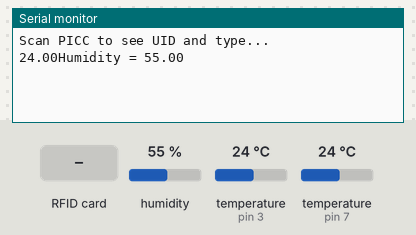
Simulated run of this sketch. Board: Arduino Uno, built with avr-gcc and run on an emulated ATmega328P. Parts: the last lines printed to the serial monitor. Inputs (shaded band) come from the test bench; at power-on: humidity 55 %, temperature (sensors on pin 3, pin 7) 24 °C.

Above: at 1.2 s.
1.3 s: RFID card 5E 7A 19 C4 held to the reader
At 2.8 s:
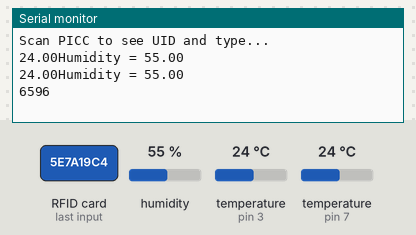
3.1 s: humidity set to 22 %
At 4.5 s:
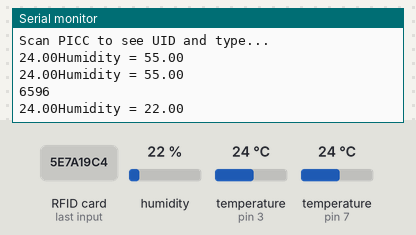
4.6 s: temperature (sensor on pin 3) set to 12 °C
At 5.7 s:
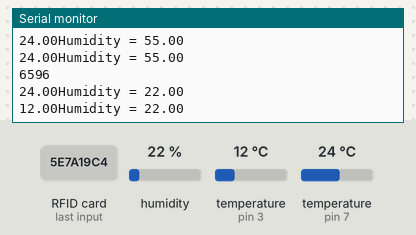
6.1 s: humidity set to 40 %
At 6.7 s:
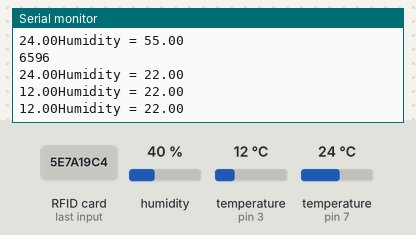
7.6 s: temperature (sensor on pin 3) set to 19 °C
At 8.3 s:
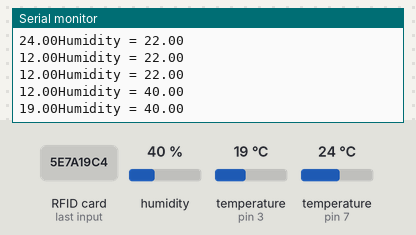
Timing chart, 0 to 10.1 s (numbered marks = the images above; inputs shaded):
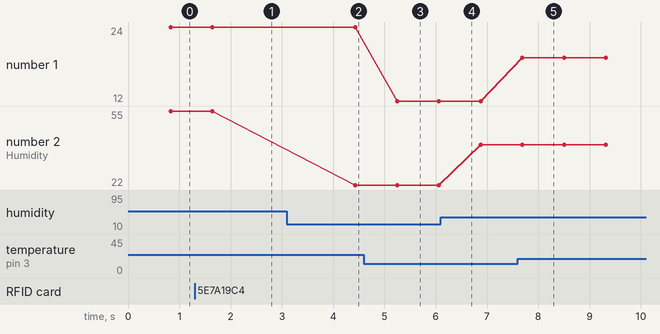

Measured:
- after the input at 1.3 s, the serial monitor: prints a new line after 0.39 s (image 1)
- after the input at 3.1 s, the serial monitor: prints a new line after 1.3 s (image 2)
- after the input at 4.6 s, the serial monitor: prints a new line after 0.65 s (image 3)
- after the input at 7.6 s, the serial monitor: prints a new line after 0.09 s (image 5)
- plotted number 1: 24 → 12 after the input at 4.6 s, 12 → 19 after the input at 7.6 s
- plotted number 2: 55 → 22 after the input at 3.1 s, 22 → 40 after the input at 6.1 s

The sketch:

integrate.ino
```cpp
#include <dht.h>
dht DHT;
#include <MFRC522.h>
#include <SPI.h>
#include <MFRC522.h>

#define DHT11_PIN 7
#define SS_PIN 10     //RFID Slave Select
#define RST_PIN 9     //RFID Reset
MFRC522 mfrc522(SS_PIN, RST_PIN);
#include <OneWire.h>
#include <DallasTemperature.h>
#define ONE_WIRE_BUS 3
OneWire oneWire(ONE_WIRE_BUS);

DallasTemperature sensors(&oneWire);

void setup(void)
{
  Serial.begin(9600);
  sensors.begin();
  SPI.begin();      // Init SPI bus
  mfrc522.PCD_Init(); // Init MFRC522 card
  Serial.println("Scan PICC to see UID and type...");
}


void loop(void)
{
  //Temperature Sensor
  sensors.requestTemperatures();
  // Send the command to get temperatures
  Serial.print(sensors.getTempCByIndex(0));

  //Humidity Sensor
  int chk = DHT.read11(DHT11_PIN);
  Serial.print("Humidity = ");
  Serial.println(DHT.humidity);

  //RFID sensor
  // Look for new cards
  if ( ! mfrc522.PICC_IsNewCardPresent()) {
    return;
  }

  // Select one of the cards
  if ( ! mfrc522.PICC_ReadCardSerial()) {
    return;
  }

  // Dump debug info about the card. PICC_HaltA() is automatically called.
  //mfrc522.PICC_DumpToSerial(&(mfrc522.uid));
//  int p = mfrc522.uid.uidByte[0] == 0x84 &&
//     mfrc522.uid.uidByte[1] == 0x90 &&
//     mfrc522.uid.uidByte[2] == 0x6c &&
//     mfrc522.uid.uidByte[3] == 0xa7) {
//     // turn your LED on
//  }
  unsigned long hex_num;
  hex_num =  mfrc522.uid.uidByte[0] << 24;
  hex_num += mfrc522.uid.uidByte[1] << 16;
  hex_num += mfrc522.uid.uidByte[2] <<  8;
  hex_num += mfrc522.uid.uidByte[3];
  mfrc522.PICC_HaltA();
  Serial.println(hex_num);
  delay(2000);
}
```
